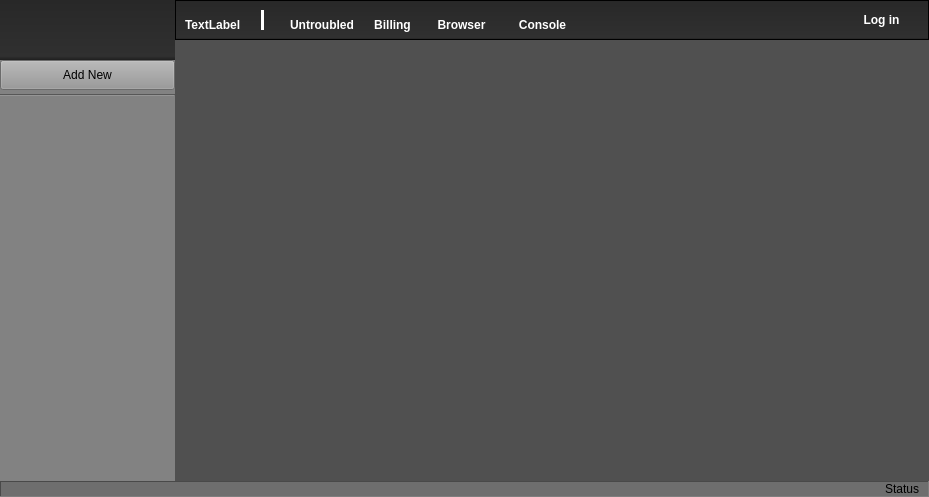
<?xml version="1.0" encoding="UTF-8"?>
<ui version="4.0">
 <class>untroubled</class>
 <widget class="QWidget" name="untroubled">
  <property name="geometry">
   <rect>
    <x>0</x>
    <y>0</y>
    <width>929</width>
    <height>497</height>
   </rect>
  </property>
  <property name="windowTitle">
   <string>Form</string>
  </property>
  <property name="styleSheet">
   <string notr="true">background-color:rgb(80, 80, 80)</string>
  </property>
  <layout class="QVBoxLayout" name="layout_main">
   <property name="spacing">
    <number>0</number>
   </property>
   <property name="margin">
    <number>0</number>
   </property>
   <item>
    <widget class="QFrame" name="content_frame">
     <property name="frameShape">
      <enum>QFrame::NoFrame</enum>
     </property>
     <property name="frameShadow">
      <enum>QFrame::Plain</enum>
     </property>
     <layout class="QHBoxLayout" name="layout_content">
      <property name="spacing">
       <number>0</number>
      </property>
      <property name="margin">
       <number>0</number>
      </property>
      <item>
       <widget class="QFrame" name="sessions_main_frame">
        <property name="minimumSize">
         <size>
          <width>175</width>
          <height>0</height>
         </size>
        </property>
        <property name="maximumSize">
         <size>
          <width>175</width>
          <height>16777215</height>
         </size>
        </property>
        <property name="styleSheet">
         <string notr="true">background-color:rgb(130, 130, 130);
</string>
        </property>
        <property name="frameShape">
         <enum>QFrame::NoFrame</enum>
        </property>
        <property name="frameShadow">
         <enum>QFrame::Plain</enum>
        </property>
        <layout class="QVBoxLayout" name="layout_sessions_main">
         <property name="spacing">
          <number>0</number>
         </property>
         <property name="margin">
          <number>0</number>
         </property>
         <item>
          <widget class="QFrame" name="sessions_logo_frame">
           <property name="sizePolicy">
            <sizepolicy hsizetype="Preferred" vsizetype="Preferred">
             <horstretch>0</horstretch>
             <verstretch>0</verstretch>
            </sizepolicy>
           </property>
           <property name="minimumSize">
            <size>
             <width>0</width>
             <height>60</height>
            </size>
           </property>
           <property name="maximumSize">
            <size>
             <width>16777215</width>
             <height>60</height>
            </size>
           </property>
           <property name="styleSheet">
            <string notr="true">background-color:qlineargradient(spread:repeat, x1:0, y1:0, x2:0, y2:1, stop:0 rgba(40, 40, 40, 255), stop:0.938547 rgba(48, 48, 48, 255), stop:1 rgba(30, 30, 30, 255));
color:white;
font-camily:arial;
font-weight:bold;</string>
           </property>
           <property name="frameShape">
            <enum>QFrame::NoFrame</enum>
           </property>
           <property name="frameShadow">
            <enum>QFrame::Plain</enum>
           </property>
           <widget class="QLabel" name="logo_label">
            <property name="geometry">
             <rect>
              <x>4</x>
              <y>4</y>
              <width>141</width>
              <height>51</height>
             </rect>
            </property>
            <property name="minimumSize">
             <size>
              <width>0</width>
              <height>35</height>
             </size>
            </property>
            <property name="maximumSize">
             <size>
              <width>175</width>
              <height>9999999</height>
             </size>
            </property>
            <property name="styleSheet">
             <string notr="true">background-color:none;font-size:14pt;</string>
            </property>
            <property name="text">
             <string/>
            </property>
            <property name="textFormat">
             <enum>Qt::RichText</enum>
            </property>
            <property name="pixmap">
             <pixmap>../../../Pictures/unt-logo-3dslt.png</pixmap>
            </property>
            <property name="scaledContents">
             <bool>false</bool>
            </property>
            <property name="alignment">
             <set>Qt::AlignCenter</set>
            </property>
            <property name="margin">
             <number>0</number>
            </property>
           </widget>
          </widget>
         </item>
         <item>
          <widget class="QPushButton" name="pushButton_2">
           <property name="minimumSize">
            <size>
             <width>0</width>
             <height>30</height>
            </size>
           </property>
           <property name="styleSheet">
            <string notr="true">background-color:rgb(150, 150, 150)</string>
           </property>
           <property name="text">
            <string>Add New</string>
           </property>
           <property name="flat">
            <bool>false</bool>
           </property>
          </widget>
         </item>
         <item>
          <widget class="Line" name="sessions_hline">
           <property name="minimumSize">
            <size>
             <width>20</width>
             <height>10</height>
            </size>
           </property>
           <property name="orientation">
            <enum>Qt::Horizontal</enum>
           </property>
          </widget>
         </item>
         <item>
          <widget class="QFrame" name="sessions_list_frame">
           <property name="styleSheet">
            <string notr="true">background-color:rgb(130, 130, 130);
color:black;</string>
           </property>
           <property name="frameShape">
            <enum>QFrame::NoFrame</enum>
           </property>
           <property name="frameShadow">
            <enum>QFrame::Plain</enum>
           </property>
           <layout class="QVBoxLayout" name="layout_sessions_list">
            <property name="spacing">
             <number>0</number>
            </property>
            <property name="margin">
             <number>0</number>
            </property>
            <item>
             <widget class="QFrame" name="sessions_container_frame">
              <property name="frameShape">
               <enum>QFrame::NoFrame</enum>
              </property>
              <property name="frameShadow">
               <enum>QFrame::Plain</enum>
              </property>
              <layout class="QVBoxLayout" name="layout_sessions_container">
               <item>
                <spacer name="sessions_spacer">
                 <property name="orientation">
                  <enum>Qt::Vertical</enum>
                 </property>
                 <property name="sizeHint" stdset="0">
                  <size>
                   <width>20</width>
                   <height>40</height>
                  </size>
                 </property>
                </spacer>
               </item>
              </layout>
             </widget>
            </item>
           </layout>
          </widget>
         </item>
        </layout>
       </widget>
      </item>
      <item>
       <widget class="QFrame" name="dataframe_frame_main">
        <property name="frameShape">
         <enum>QFrame::NoFrame</enum>
        </property>
        <property name="frameShadow">
         <enum>QFrame::Plain</enum>
        </property>
        <layout class="QVBoxLayout" name="layout_dataframe_main">
         <property name="spacing">
          <number>0</number>
         </property>
         <property name="margin">
          <number>0</number>
         </property>
         <item>
          <widget class="QFrame" name="dataframe_nav__frame">
           <property name="maximumSize">
            <size>
             <width>16777215</width>
             <height>40</height>
            </size>
           </property>
           <property name="styleSheet">
            <string notr="true">background-color:qlineargradient(spread:repeat, x1:0, y1:0, x2:0, y2:1, stop:0 rgba(40, 40, 40, 255), stop:0.938547 rgba(48, 48, 48, 255), stop:1 rgba(30, 30, 30, 255));
color:white;
font-camily:arial;
font-weight:bold;</string>
           </property>
           <property name="frameShape">
            <enum>QFrame::StyledPanel</enum>
           </property>
           <property name="frameShadow">
            <enum>QFrame::Plain</enum>
           </property>
           <layout class="QHBoxLayout" name="layout_dataframe_nav_left">
            <item>
             <widget class="QLabel" name="label">
              <property name="minimumSize">
               <size>
                <width>0</width>
                <height>30</height>
               </size>
              </property>
              <property name="styleSheet">
               <string notr="true">background-color:none;</string>
              </property>
              <property name="text">
               <string>TextLabel</string>
              </property>
             </widget>
            </item>
            <item>
             <widget class="Line" name="line">
              <property name="minimumSize">
               <size>
                <width>30</width>
                <height>0</height>
               </size>
              </property>
              <property name="styleSheet">
               <string notr="true">background-color:none;</string>
              </property>
              <property name="frameShadow">
               <enum>QFrame::Plain</enum>
              </property>
              <property name="lineWidth">
               <number>3</number>
              </property>
              <property name="orientation">
               <enum>Qt::Vertical</enum>
              </property>
             </widget>
            </item>
            <item>
             <widget class="QToolButton" name="dataFrame_nav_untroubled_toolbutton">
              <property name="minimumSize">
               <size>
                <width>0</width>
                <height>30</height>
               </size>
              </property>
              <property name="styleSheet">
               <string notr="true">background-color:none;</string>
              </property>
              <property name="text">
               <string notr="true">Untroubled</string>
              </property>
              <property name="checkable">
               <bool>false</bool>
              </property>
              <property name="autoRepeat">
               <bool>false</bool>
              </property>
              <property name="popupMode">
               <enum>QToolButton::DelayedPopup</enum>
              </property>
              <property name="toolButtonStyle">
               <enum>Qt::ToolButtonTextOnly</enum>
              </property>
              <property name="autoRaise">
               <bool>true</bool>
              </property>
              <property name="arrowType">
               <enum>Qt::NoArrow</enum>
              </property>
             </widget>
            </item>
            <item>
             <widget class="QToolButton" name="dataFrame_nav_billing_toolbutton">
              <property name="minimumSize">
               <size>
                <width>0</width>
                <height>30</height>
               </size>
              </property>
              <property name="styleSheet">
               <string notr="true">background-color:none;</string>
              </property>
              <property name="text">
               <string>Billing</string>
              </property>
              <property name="popupMode">
               <enum>QToolButton::DelayedPopup</enum>
              </property>
              <property name="toolButtonStyle">
               <enum>Qt::ToolButtonTextOnly</enum>
              </property>
              <property name="autoRaise">
               <bool>true</bool>
              </property>
              <property name="arrowType">
               <enum>Qt::DownArrow</enum>
              </property>
             </widget>
            </item>
            <item>
             <widget class="QPushButton" name="dataframe_nav_browser_button">
              <property name="minimumSize">
               <size>
                <width>0</width>
                <height>30</height>
               </size>
              </property>
              <property name="maximumSize">
               <size>
                <width>75</width>
                <height>16777215</height>
               </size>
              </property>
              <property name="styleSheet">
               <string notr="true">background-color:rgba(30, 30, 30, 255);</string>
              </property>
              <property name="text">
               <string>Browser</string>
              </property>
              <property name="flat">
               <bool>true</bool>
              </property>
             </widget>
            </item>
            <item>
             <widget class="QPushButton" name="dataframe_nav_console_button">
              <property name="minimumSize">
               <size>
                <width>0</width>
                <height>30</height>
               </size>
              </property>
              <property name="maximumSize">
               <size>
                <width>75</width>
                <height>16777215</height>
               </size>
              </property>
              <property name="styleSheet">
               <string notr="true">background-color:rgba(30, 30, 30, 255);</string>
              </property>
              <property name="text">
               <string>Console</string>
              </property>
              <property name="flat">
               <bool>true</bool>
              </property>
             </widget>
            </item>
            <item>
             <spacer name="spacer_dataframe_nav">
              <property name="orientation">
               <enum>Qt::Horizontal</enum>
              </property>
              <property name="sizeHint" stdset="0">
               <size>
                <width>286</width>
                <height>20</height>
               </size>
              </property>
             </spacer>
            </item>
            <item>
             <widget class="QPushButton" name="dataframe_nav_login_button">
              <property name="text">
               <string>Log in</string>
              </property>
              <property name="flat">
               <bool>true</bool>
              </property>
             </widget>
            </item>
           </layout>
          </widget>
         </item>
         <item>
          <widget class="QFrame" name="dataframe_body_frame">
           <property name="sizePolicy">
            <sizepolicy hsizetype="Expanding" vsizetype="Expanding">
             <horstretch>0</horstretch>
             <verstretch>0</verstretch>
            </sizepolicy>
           </property>
           <property name="minimumSize">
            <size>
             <width>0</width>
             <height>0</height>
            </size>
           </property>
           <property name="maximumSize">
            <size>
             <width>16777215</width>
             <height>16777215</height>
            </size>
           </property>
           <property name="frameShape">
            <enum>QFrame::NoFrame</enum>
           </property>
           <property name="frameShadow">
            <enum>QFrame::Plain</enum>
           </property>
           <layout class="QHBoxLayout" name="layout_dataframe_body">
            <property name="spacing">
             <number>0</number>
            </property>
            <property name="margin">
             <number>0</number>
            </property>
            <item>
             <widget class="QLabel" name="dataframe_body_placeholder_label">
              <property name="minimumSize">
               <size>
                <width>300</width>
                <height>300</height>
               </size>
              </property>
              <property name="maximumSize">
               <size>
                <width>300</width>
                <height>300</height>
               </size>
              </property>
              <property name="text">
               <string/>
              </property>
              <property name="pixmap">
               <pixmap>../../../Pictures/unt-logo-3dlds1.png</pixmap>
              </property>
             </widget>
            </item>
           </layout>
          </widget>
         </item>
        </layout>
       </widget>
      </item>
     </layout>
    </widget>
   </item>
   <item>
    <widget class="QFrame" name="status_frame">
     <property name="maximumSize">
      <size>
       <width>16777215</width>
       <height>25</height>
      </size>
     </property>
     <property name="styleSheet">
      <string notr="true">background-color:rgb(110,110,110);</string>
     </property>
     <property name="frameShape">
      <enum>QFrame::Panel</enum>
     </property>
     <property name="frameShadow">
      <enum>QFrame::Sunken</enum>
     </property>
     <property name="lineWidth">
      <number>1</number>
     </property>
     <layout class="QHBoxLayout" name="horizontalLayout">
      <property name="spacing">
       <number>0</number>
      </property>
      <property name="leftMargin">
       <number>0</number>
      </property>
      <property name="topMargin">
       <number>0</number>
      </property>
      <property name="bottomMargin">
       <number>0</number>
      </property>
      <item>
       <widget class="QLabel" name="status_label">
        <property name="frameShape">
         <enum>QFrame::NoFrame</enum>
        </property>
        <property name="frameShadow">
         <enum>QFrame::Plain</enum>
        </property>
        <property name="text">
         <string>Status</string>
        </property>
        <property name="alignment">
         <set>Qt::AlignRight|Qt::AlignTrailing|Qt::AlignVCenter</set>
        </property>
       </widget>
      </item>
     </layout>
    </widget>
   </item>
  </layout>
 </widget>
 <resources/>
 <connections/>
</ui>
